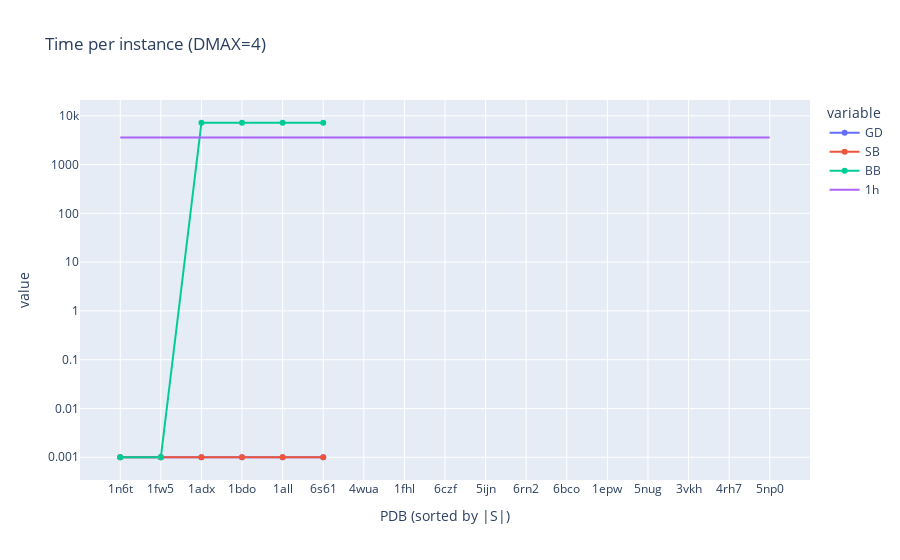
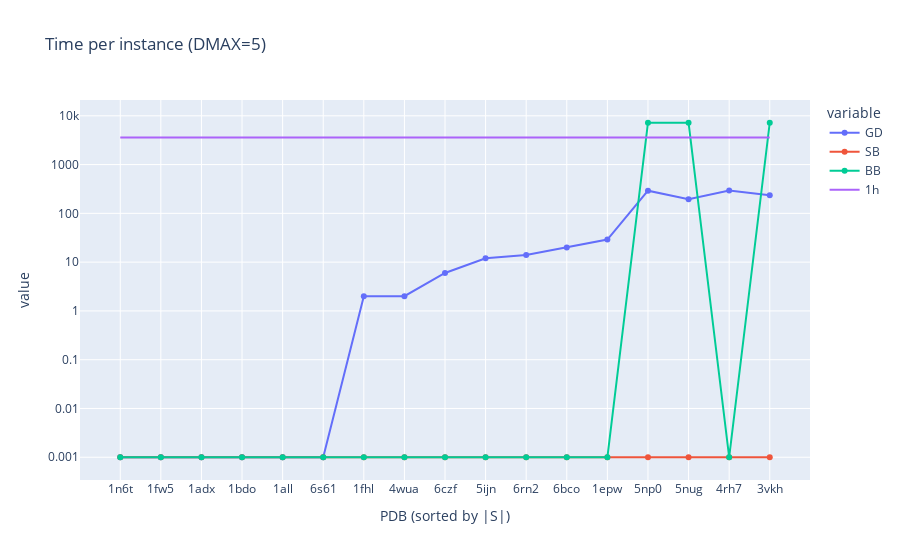
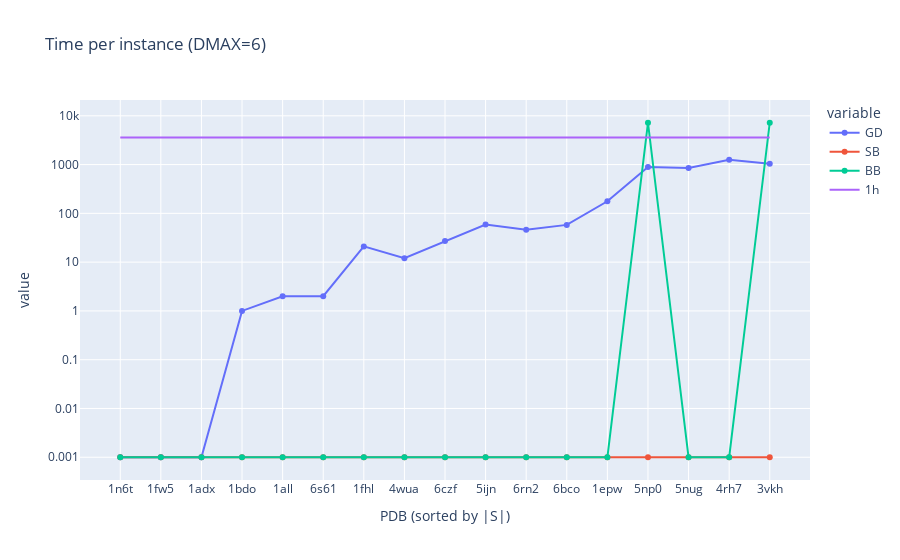
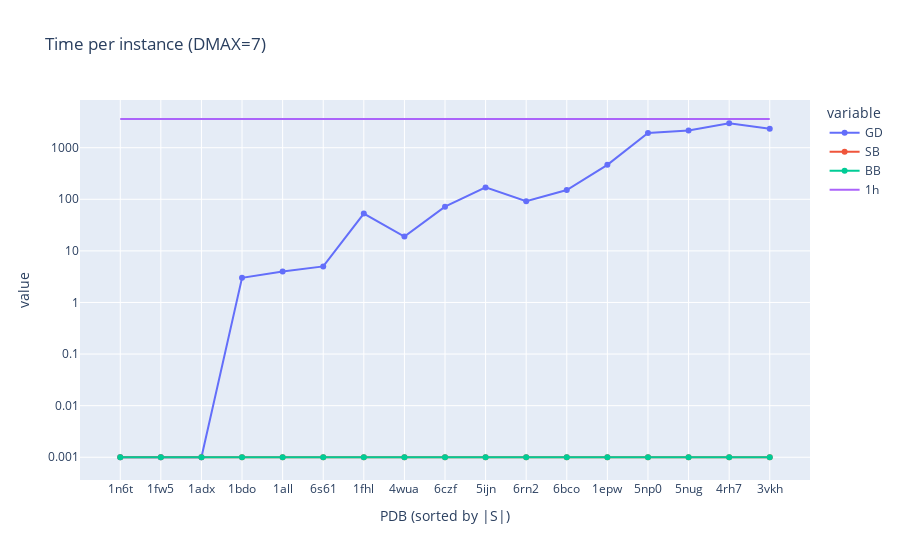

Write notebook code for charts like these, in order.
### Code cell
# plot [DMAX, PDB] vs [timeGD, timeSB, timeBB]
for dmax in df['DMAX'].unique():
    dfA = df[df['DMAX']==dmax].copy()
    # replace zero values by 1E-3
    dfA['timeGD'] = dfA['timeGD'].apply(lambda x: 1E-3 if x==0 else x)
    dfA['timeSB'] = dfA['timeSB'].apply(lambda x: 1E-3 if x==0 else x)
    dfA['timeBB'] = dfA['timeBB'].apply(lambda x: 1E-3 if x==0 else x)
    # sort by |V|
    dfA.sort_values(by=['|S|'], inplace=True)
    dfA.rename(columns={'timeGD':'GD', 'timeSB':'SB', 'timeBB':'BB'}, inplace=True)
    display(dfA[['PDB','|S|','GD','SB','BB']])
    fig = px.scatter(dfA, x='PDB', y=['GD','SB','BB'], title=f'Time per instance (DMAX={dmax})', log_y=True)    
    # use lines instead of markers
    fig.update_traces(mode='lines+markers')
    # add a line y=3600 for all x
    fig.add_trace(go.Scatter(x=dfA['PDB'], y=[3600]*len(dfA['PDB']), mode='lines', name='1h'))
    # change axis labels
    fig.update_xaxes(title_text='PDB (sorted by |S|)')
    fig.show()

### Figure 1 — Plotly figure (JSON) as saved in the notebook; plotly's stock layout.template omitted (floating-point values rounded to 4 significant figures)
{"data": [{"hovertemplate": "variable=GD<br>PDB=%{x}<br>value=%{y}<extra></extra>", "legendgroup": "GD", "marker": {"color": "#636efa", "symbol": "circle"}, "mode": "lines+markers", "name": "GD", "orientation": "v", "showlegend": true, "type": "scatter", "x": ["1n6t", "1fw5", "1adx", "1bdo", "1all", "6s61", "4wua", "1fhl", "6czf", "5ijn", "6rn2", "6bco", "1epw", "5nug", "3vkh", "4rh7", "5np0"], "xaxis": "x", "y": [0.001, 0.001, 0.001, 0.001, 0.001, 0.001, null, null, null, null, null, null, null, null, null, null, null], "yaxis": "y"}, {"hovertemplate": "variable=SB<br>PDB=%{x}<br>value=%{y}<extra></extra>", "legendgroup": "SB", "marker": {"color": "#EF553B", "symbol": "circle"}, "mode": "lines+markers", "name": "SB", "orientation": "v", "showlegend": true, "type": "scatter", "x": ["1n6t", "1fw5", "1adx", "1bdo", "1all", "6s61", "4wua", "1fhl", "6czf", "5ijn", "6rn2", "6bco", "1epw", "5nug", "3vkh", "4rh7", "5np0"], "xaxis": "x", "y": [0.001, 0.001, 0.001, 0.001, 0.001, 0.001, null, null, null, null, null, null, null, null, null, null, null], "yaxis": "y"}, {"hovertemplate": "variable=BB<br>PDB=%{x}<br>value=%{y}<extra></extra>", "legendgroup": "BB", "marker": {"color": "#00cc96", "symbol": "circle"}, "mode": "lines+markers", "name": "BB", "orientation": "v", "showlegend": true, "type": "scatter", "x": ["1n6t", "1fw5", "1adx", "1bdo", "1all", "6s61", "4wua", "1fhl", "6czf", "5ijn", "6rn2", "6bco", "1epw", "5nug", "3vkh", "4rh7", "5np0"], "xaxis": "x", "y": [0.001, 0.001, 7201, 7201, 7201, 7201, null, null, null, null, null, null, null, null, null, null, null], "yaxis": "y"}, {"mode": "lines", "name": "1h", "type": "scatter", "x": ["1n6t", "1fw5", "1adx", "1bdo", "1all", "6s61", "4wua", "1fhl", "6czf", "5ijn", "6rn2", "6bco", "1epw", "5nug", "3vkh", "4rh7", "5np0"], "y": [3600, 3600, 3600, 3600, 3600, 3600, 3600, 3600, 3600, 3600, 3600, 3600, 3600, 3600, 3600, 3600, 3600]}], "layout": {"legend": {"title": {"text": "variable"}, "tracegroupgap": 0}, "title": {"text": "Time per instance (DMAX=4)"}, "xaxis": {"anchor": "y", "domain": [0, 1], "title": {"text": "PDB (sorted by |S|)"}}, "yaxis": {"anchor": "x", "domain": [0, 1], "title": {"text": "value"}, "type": "log"}}}

### Figure 2 — Plotly figure (JSON) as saved in the notebook; plotly's stock layout.template omitted (floating-point values rounded to 4 significant figures)
{"data": [{"hovertemplate": "variable=GD<br>PDB=%{x}<br>value=%{y}<extra></extra>", "legendgroup": "GD", "marker": {"color": "#636efa", "symbol": "circle"}, "mode": "lines+markers", "name": "GD", "orientation": "v", "showlegend": true, "type": "scatter", "x": ["1n6t", "1fw5", "1adx", "1bdo", "1all", "6s61", "1fhl", "4wua", "6czf", "5ijn", "6rn2", "6bco", "1epw", "5np0", "5nug", "4rh7", "3vkh"], "xaxis": "x", "y": [0.001, 0.001, 0.001, 0.001, 0.001, 0.001, 2, 2, 6, 12, 14, 20, 29, 292, 195, 294, 234], "yaxis": "y"}, {"hovertemplate": "variable=SB<br>PDB=%{x}<br>value=%{y}<extra></extra>", "legendgroup": "SB", "marker": {"color": "#EF553B", "symbol": "circle"}, "mode": "lines+markers", "name": "SB", "orientation": "v", "showlegend": true, "type": "scatter", "x": ["1n6t", "1fw5", "1adx", "1bdo", "1all", "6s61", "1fhl", "4wua", "6czf", "5ijn", "6rn2", "6bco", "1epw", "5np0", "5nug", "4rh7", "3vkh"], "xaxis": "x", "y": [0.001, 0.001, 0.001, 0.001, 0.001, 0.001, 0.001, 0.001, 0.001, 0.001, 0.001, 0.001, 0.001, 0.001, 0.001, 0.001, 0.001], "yaxis": "y"}, {"hovertemplate": "variable=BB<br>PDB=%{x}<br>value=%{y}<extra></extra>", "legendgroup": "BB", "marker": {"color": "#00cc96", "symbol": "circle"}, "mode": "lines+markers", "name": "BB", "orientation": "v", "showlegend": true, "type": "scatter", "x": ["1n6t", "1fw5", "1adx", "1bdo", "1all", "6s61", "1fhl", "4wua", "6czf", "5ijn", "6rn2", "6bco", "1epw", "5np0", "5nug", "4rh7", "3vkh"], "xaxis": "x", "y": [0.001, 0.001, 0.001, 0.001, 0.001, 0.001, 0.001, 0.001, 0.001, 0.001, 0.001, 0.001, 0.001, 7201, 7201, 0.001, 7201], "yaxis": "y"}, {"mode": "lines", "name": "1h", "type": "scatter", "x": ["1n6t", "1fw5", "1adx", "1bdo", "1all", "6s61", "1fhl", "4wua", "6czf", "5ijn", "6rn2", "6bco", "1epw", "5np0", "5nug", "4rh7", "3vkh"], "y": [3600, 3600, 3600, 3600, 3600, 3600, 3600, 3600, 3600, 3600, 3600, 3600, 3600, 3600, 3600, 3600, 3600]}], "layout": {"legend": {"title": {"text": "variable"}, "tracegroupgap": 0}, "title": {"text": "Time per instance (DMAX=5)"}, "xaxis": {"anchor": "y", "domain": [0, 1], "title": {"text": "PDB (sorted by |S|)"}}, "yaxis": {"anchor": "x", "domain": [0, 1], "title": {"text": "value"}, "type": "log"}}}

### Figure 3 — Plotly figure (JSON) as saved in the notebook; plotly's stock layout.template omitted (floating-point values rounded to 4 significant figures)
{"data": [{"hovertemplate": "variable=GD<br>PDB=%{x}<br>value=%{y}<extra></extra>", "legendgroup": "GD", "marker": {"color": "#636efa", "symbol": "circle"}, "mode": "lines+markers", "name": "GD", "orientation": "v", "showlegend": true, "type": "scatter", "x": ["1n6t", "1fw5", "1adx", "1bdo", "1all", "6s61", "1fhl", "4wua", "6czf", "5ijn", "6rn2", "6bco", "1epw", "5np0", "5nug", "4rh7", "3vkh"], "xaxis": "x", "y": [0.001, 0.001, 0.001, 1, 2, 2, 21, 12, 27, 59, 46, 58, 177, 896, 847, 1253, 1043], "yaxis": "y"}, {"hovertemplate": "variable=SB<br>PDB=%{x}<br>value=%{y}<extra></extra>", "legendgroup": "SB", "marker": {"color": "#EF553B", "symbol": "circle"}, "mode": "lines+markers", "name": "SB", "orientation": "v", "showlegend": true, "type": "scatter", "x": ["1n6t", "1fw5", "1adx", "1bdo", "1all", "6s61", "1fhl", "4wua", "6czf", "5ijn", "6rn2", "6bco", "1epw", "5np0", "5nug", "4rh7", "3vkh"], "xaxis": "x", "y": [0.001, 0.001, 0.001, 0.001, 0.001, 0.001, 0.001, 0.001, 0.001, 0.001, 0.001, 0.001, 0.001, 0.001, 0.001, 0.001, 0.001], "yaxis": "y"}, {"hovertemplate": "variable=BB<br>PDB=%{x}<br>value=%{y}<extra></extra>", "legendgroup": "BB", "marker": {"color": "#00cc96", "symbol": "circle"}, "mode": "lines+markers", "name": "BB", "orientation": "v", "showlegend": true, "type": "scatter", "x": ["1n6t", "1fw5", "1adx", "1bdo", "1all", "6s61", "1fhl", "4wua", "6czf", "5ijn", "6rn2", "6bco", "1epw", "5np0", "5nug", "4rh7", "3vkh"], "xaxis": "x", "y": [0.001, 0.001, 0.001, 0.001, 0.001, 0.001, 0.001, 0.001, 0.001, 0.001, 0.001, 0.001, 0.001, 7201, 0.001, 0.001, 7201], "yaxis": "y"}, {"mode": "lines", "name": "1h", "type": "scatter", "x": ["1n6t", "1fw5", "1adx", "1bdo", "1all", "6s61", "1fhl", "4wua", "6czf", "5ijn", "6rn2", "6bco", "1epw", "5np0", "5nug", "4rh7", "3vkh"], "y": [3600, 3600, 3600, 3600, 3600, 3600, 3600, 3600, 3600, 3600, 3600, 3600, 3600, 3600, 3600, 3600, 3600]}], "layout": {"legend": {"title": {"text": "variable"}, "tracegroupgap": 0}, "title": {"text": "Time per instance (DMAX=6)"}, "xaxis": {"anchor": "y", "domain": [0, 1], "title": {"text": "PDB (sorted by |S|)"}}, "yaxis": {"anchor": "x", "domain": [0, 1], "title": {"text": "value"}, "type": "log"}}}

### Figure 4 — Plotly figure (JSON) as saved in the notebook; plotly's stock layout.template omitted (floating-point values rounded to 4 significant figures)
{"data": [{"hovertemplate": "variable=GD<br>PDB=%{x}<br>value=%{y}<extra></extra>", "legendgroup": "GD", "marker": {"color": "#636efa", "symbol": "circle"}, "mode": "lines+markers", "name": "GD", "orientation": "v", "showlegend": true, "type": "scatter", "x": ["1n6t", "1fw5", "1adx", "1bdo", "1all", "6s61", "1fhl", "4wua", "6czf", "5ijn", "6rn2", "6bco", "1epw", "5np0", "5nug", "4rh7", "3vkh"], "xaxis": "x", "y": [0.001, 0.001, 0.001, 3, 4, 5, 53, 19, 72, 170, 92, 151, 465, 1931, 2165, 2991, 2330], "yaxis": "y"}, {"hovertemplate": "variable=SB<br>PDB=%{x}<br>value=%{y}<extra></extra>", "legendgroup": "SB", "marker": {"color": "#EF553B", "symbol": "circle"}, "mode": "lines+markers", "name": "SB", "orientation": "v", "showlegend": true, "type": "scatter", "x": ["1n6t", "1fw5", "1adx", "1bdo", "1all", "6s61", "1fhl", "4wua", "6czf", "5ijn", "6rn2", "6bco", "1epw", "5np0", "5nug", "4rh7", "3vkh"], "xaxis": "x", "y": [0.001, 0.001, 0.001, 0.001, 0.001, 0.001, 0.001, 0.001, 0.001, 0.001, 0.001, 0.001, 0.001, 0.001, 0.001, 0.001, 0.001], "yaxis": "y"}, {"hovertemplate": "variable=BB<br>PDB=%{x}<br>value=%{y}<extra></extra>", "legendgroup": "BB", "marker": {"color": "#00cc96", "symbol": "circle"}, "mode": "lines+markers", "name": "BB", "orientation": "v", "showlegend": true, "type": "scatter", "x": ["1n6t", "1fw5", "1adx", "1bdo", "1all", "6s61", "1fhl", "4wua", "6czf", "5ijn", "6rn2", "6bco", "1epw", "5np0", "5nug", "4rh7", "3vkh"], "xaxis": "x", "y": [0.001, 0.001, 0.001, 0.001, 0.001, 0.001, 0.001, 0.001, 0.001, 0.001, 0.001, 0.001, 0.001, 0.001, 0.001, 0.001, 0.001], "yaxis": "y"}, {"mode": "lines", "name": "1h", "type": "scatter", "x": ["1n6t", "1fw5", "1adx", "1bdo", "1all", "6s61", "1fhl", "4wua", "6czf", "5ijn", "6rn2", "6bco", "1epw", "5np0", "5nug", "4rh7", "3vkh"], "y": [3600, 3600, 3600, 3600, 3600, 3600, 3600, 3600, 3600, 3600, 3600, 3600, 3600, 3600, 3600, 3600, 3600]}], "layout": {"legend": {"title": {"text": "variable"}, "tracegroupgap": 0}, "title": {"text": "Time per instance (DMAX=7)"}, "xaxis": {"anchor": "y", "domain": [0, 1], "title": {"text": "PDB (sorted by |S|)"}}, "yaxis": {"anchor": "x", "domain": [0, 1], "title": {"text": "value"}, "type": "log"}}}
